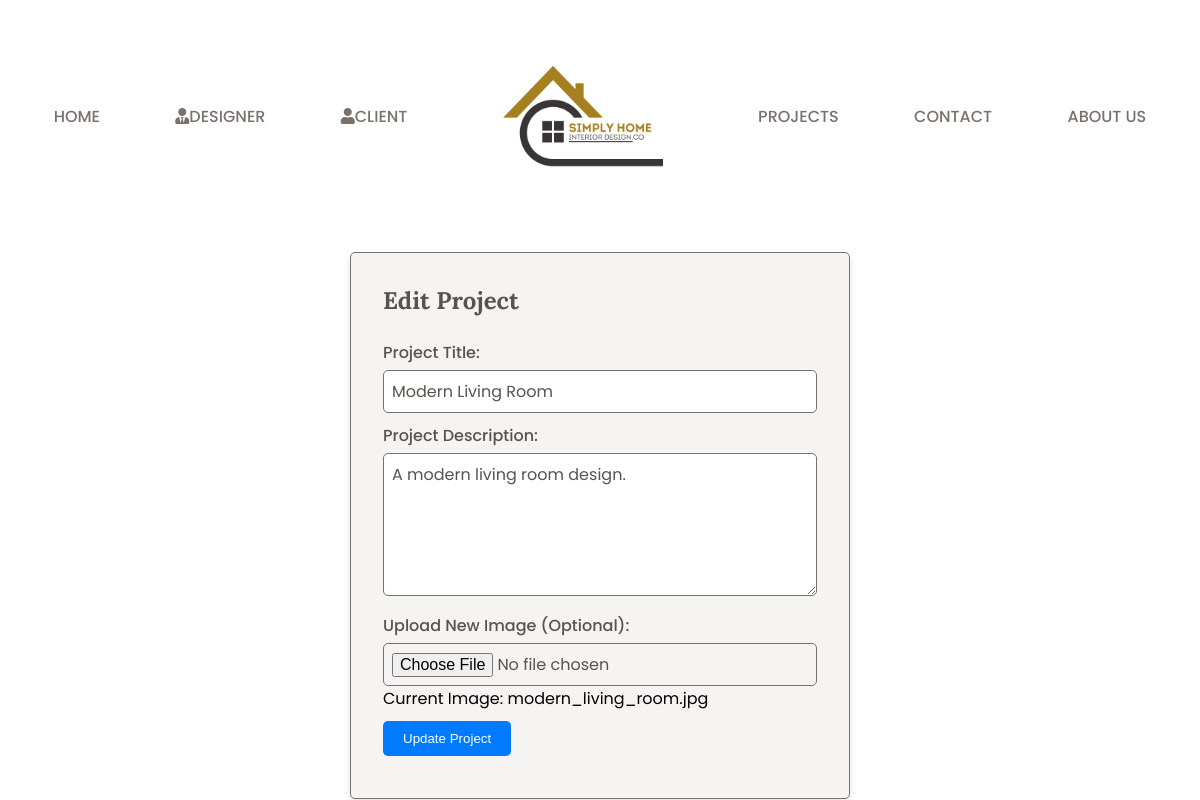
/designer_edit.php?project_id=1 (signed in), run on the app's committed database.
### tables this page shows
CREATE TABLE projects (
    project_id INT AUTO_INCREMENT PRIMARY KEY,
    designer_id INT NOT NULL,
    title VARCHAR(255) NOT NULL,
    description TEXT NOT NULL,
    image VARCHAR(255),
    date_created DATE NOT NULL,
    FOREIGN KEY (designer_id) REFERENCES interior_designer(designer_id)
);

### designer_edit.php (the view, shortened to what this page needs)
<?php
include "db_connection.php";
$project_id = $_GET['project_id'];
try {
    $sql = "SELECT * FROM projects WHERE project_id = :project_id";
    $stmt = $pdo->prepare($sql);
    $stmt->bindParam(':project_id', $project_id, PDO::PARAM_INT);
    $stmt->execute();
    $project = $stmt->fetch(PDO::FETCH_ASSOC);
} catch (PDOException $e) {
    die("Error fetching project details: " . $e->getMessage());
}
?>
<!DOCTYPE html>
<html lang="en">
<head>
    <link rel="stylesheet" href="styles.css">
</head>
<body>
    <?php include "header.php"; ?>
    <div class="form__container">
        <h2>Edit Project</h2>
        <form method="POST" enctype="multipart/form-data">
            <div class="form__group">
                <label for="title">Project Title:</label>
                <input type="text" id="title" name="title" value="<?= htmlspecialchars($project['title']) ?>" required>
            </div>
            <div class="form__group">
                <label for="description">Project Description:</label>
                <textarea id="description" name="description" rows="5" required><?= htmlspecialchars($project['description']) ?></textarea>
            </div>
            <div class="form__group">
                <label for="image">Upload New Image (Optional):</label>
                <input type="file" id="image" name="image" accept="image/*">
                <p>Current Image: <?= htmlspecialchars($project['image']) ?></p>
            </div>
            <div class="form__group">
                <button type="submit">Update Project</button>
            </div>
        </form>
    </div>
</body>
</html>

### styles.css (style rules this page uses)
:root { --primary-color: #f5f4f2; --text-dark: #57534e; --text-light: #78716c; --white: #ffffff; --max-width: 1200px; --header-font: "Lora", serif; }
* { padding: 0; margin: 0; box-sizing: border-box; }
body { font-family: "Poppins", sans-serif; }
.form__container { background-color: var(--primary-color); padding: 2rem; border: 1px solid var(--text-light); border-radius: 5px; max-width: 500px; margin: auto; box-shadow: 0 4px 8px rgba(0, 0, 0, 0.1); }
.form__container h2 { font-family: var(--header-font); color: var(--text-dark); margin-bottom: 1.5rem; }
.form__group { margin-bottom: 1.5rem; }
.form__group label { display: block; font-weight: 500; color: var(--text-dark); margin-bottom: 0.5rem; }
.form__group input, .form__group textarea { width: 100%; padding: 0.5rem; border: 1px solid var(--text-light); border-radius: 5px; font-family: "Poppins", sans-serif; font-size: 1rem; color: var(--text-dark); }
.form__container { margin-top: 20px; }
.form__group { margin-bottom: 10px; }
.form__group label { display: block; margin-bottom: 5px; }
.form__group textarea, .form__group input { width: 100%; padding: 8px; box-sizing: border-box; }

### designer_edit.php (style rules this page uses)
.form__container { max-width: 600px; margin: 2rem auto; padding: 1rem; border: 1px solid #ddd; border-radius: 10px; background-color: #f9f9f9; box-shadow: 0 4px 8px rgba(0, 0, 0, 0.1); }
.form__group { margin-bottom: 1rem; }
.form__group label { display: block; margin-bottom: 0.5rem; color: #333; }
.form__group input, .form__group textarea { width: 100%; padding: 0.5rem; border: 1px solid #ccc; border-radius: 5px; }
.form__group button { padding: 10px 20px; background-color: #007bff; color: #fff; border: none; border-radius: 5px; cursor: pointer; transition: 0.3s; }

### data on the page
projects: title "Modern Living Room", description "A modern living room design.", image "modern_living_room.jpg"
